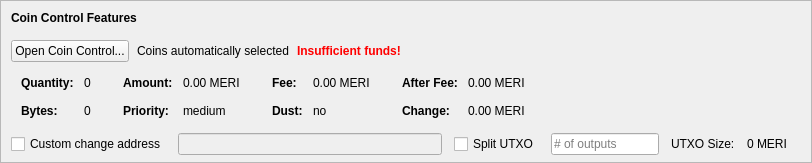
    <widget class="QFrame" name="frameCoinControl">
     <property name="sizePolicy">
      <sizepolicy hsizetype="Expanding" vsizetype="Expanding">
       <horstretch>0</horstretch>
       <verstretch>0</verstretch>
      </sizepolicy>
     </property>
     <property name="maximumSize">
      <size>
       <width>16777215</width>
       <height>16777215</height>
      </size>
     </property>
     <property name="frameShape">
      <enum>QFrame::StyledPanel</enum>
     </property>
     <property name="frameShadow">
      <enum>QFrame::Sunken</enum>
     </property>
     <layout class="QVBoxLayout" name="verticalLayoutCoinControl2">
      <property name="spacing">
       <number>0</number>
      </property>
      <property name="leftMargin">
       <number>0</number>
      </property>
      <property name="topMargin">
       <number>0</number>
      </property>
      <property name="rightMargin">
       <number>0</number>
      </property>
      <property name="bottomMargin">
       <number>6</number>
      </property>
      <item>
       <layout class="QVBoxLayout" name="verticalLayoutCoinControl" stretch="0,0,0,0,1">
        <property name="spacing">
         <number>0</number>
        </property>
        <property name="leftMargin">
         <number>10</number>
        </property>
        <property name="topMargin">
         <number>10</number>
        </property>
        <item>
         <layout class="QHBoxLayout" name="horizontalLayoutCoinControl1">
          <property name="bottomMargin">
           <number>15</number>
          </property>
          <item>
           <widget class="QLabel" name="labelCoinControlFeatures">
            <property name="sizePolicy">
             <sizepolicy hsizetype="Preferred" vsizetype="Maximum">
              <horstretch>0</horstretch>
              <verstretch>0</verstretch>
             </sizepolicy>
            </property>
            <property name="font">
             <font>
              <weight>75</weight>
              <bold>true</bold>
             </font>
            </property>
            <property name="styleSheet">
             <string notr="true">font-weight:bold;</string>
            </property>
            <property name="text">
             <string>Coin Control Features</string>
            </property>
           </widget>
          </item>
         </layout>
        </item>
        <item>
         <layout class="QHBoxLayout" name="horizontalLayoutCoinControl2" stretch="0,0,0,0">
          <property name="spacing">
           <number>8</number>
          </property>
          <property name="bottomMargin">
           <number>10</number>
          </property>
          <item>
           <widget class="QPushButton" name="pushButtonCoinControl">
            <property name="styleSheet">
             <string notr="true"/>
            </property>
            <property name="text">
             <string>Open Coin Control...</string>
            </property>
            <property name="autoDefault">
             <bool>false</bool>
            </property>
           </widget>
          </item>
          <item>
           <widget class="QLabel" name="labelCoinControlAutomaticallySelected">
            <property name="text">
             <string>Coins automatically selected</string>
            </property>
            <property name="margin">
             <number>5</number>
            </property>
           </widget>
          </item>
          <item>
           <widget class="QLabel" name="labelCoinControlInsuffFunds">
            <property name="font">
             <font>
              <weight>75</weight>
              <bold>true</bold>
             </font>
            </property>
            <property name="styleSheet">
             <string notr="true">color:red;font-weight:bold;</string>
            </property>
            <property name="text">
             <string>Insufficient funds!</string>
            </property>
            <property name="margin">
             <number>5</number>
            </property>
           </widget>
          </item>
          <item>
           <spacer name="horizontalSpacerCoinControl">
            <property name="orientation">
             <enum>Qt::Horizontal</enum>
            </property>
            <property name="sizeHint" stdset="0">
             <size>
              <width>40</width>
              <height>1</height>
             </size>
            </property>
           </spacer>
          </item>
         </layout>
        </item>
        <item>
         <widget class="QWidget" name="widgetCoinControl" native="true">
          <property name="sizePolicy">
           <sizepolicy hsizetype="Preferred" vsizetype="Preferred">
            <horstretch>0</horstretch>
            <verstretch>0</verstretch>
           </sizepolicy>
          </property>
          <property name="minimumSize">
           <size>
            <width>0</width>
            <height>0</height>
           </size>
          </property>
          <property name="styleSheet">
           <string notr="true"/>
          </property>
          <layout class="QHBoxLayout" name="horizontalLayoutCoinControl5">
           <property name="leftMargin">
            <number>0</number>
           </property>
           <property name="topMargin">
            <number>0</number>
           </property>
           <property name="rightMargin">
            <number>0</number>
           </property>
           <property name="bottomMargin">
            <number>0</number>
           </property>
           <item>
            <layout class="QHBoxLayout" name="horizontalLayoutCoinControl3" stretch="0,0,0,1">
             <property name="spacing">
              <number>20</number>
             </property>
             <property name="topMargin">
              <number>0</number>
             </property>
             <property name="bottomMargin">
              <number>10</number>
             </property>
             <item>
              <layout class="QFormLayout" name="formLayoutCoinControl1">
               <property name="horizontalSpacing">
                <number>10</number>
               </property>
               <property name="verticalSpacing">
                <number>14</number>
               </property>
               <property name="leftMargin">
                <number>10</number>
               </property>
               <property name="topMargin">
                <number>4</number>
               </property>
               <property name="rightMargin">
                <number>6</number>
               </property>
               <item row="0" column="0">
                <widget class="QLabel" name="labelCoinControlQuantityText">
                 <property name="font">
                  <font>
                   <weight>75</weight>
                   <bold>true</bold>
                  </font>
                 </property>
                 <property name="text">
                  <string>Quantity:</string>
                 </property>
                 <property name="margin">
                  <number>0</number>
                 </property>
                </widget>
               </item>
               <item row="0" column="1">
                <widget class="QLabel" name="labelCoinControlQuantity">
                 <property name="cursor">
                  <cursorShape>IBeamCursor</cursorShape>
                 </property>
                 <property name="contextMenuPolicy">
                  <enum>Qt::ActionsContextMenu</enum>
                 </property>
                 <property name="text">
                  <string notr="true">0</string>
                 </property>
                 <property name="margin">
                  <number>0</number>
                 </property>
                 <property name="textInteractionFlags">
                  <set>Qt::LinksAccessibleByMouse|Qt::TextSelectableByKeyboard|Qt::TextSelectableByMouse</set>
                 </property>
                </widget>
               </item>
               <item row="1" column="0">
                <widget class="QLabel" name="labelCoinControlBytesText">
                 <property name="font">
                  <font>
                   <weight>75</weight>
                   <bold>true</bold>
                  </font>
                 </property>
                 <property name="text">
                  <string>Bytes:</string>
                 </property>
                </widget>
               </item>
               <item row="1" column="1">
                <widget class="QLabel" name="labelCoinControlBytes">
                 <property name="cursor">
                  <cursorShape>IBeamCursor</cursorShape>
                 </property>
                 <property name="contextMenuPolicy">
                  <enum>Qt::ActionsContextMenu</enum>
                 </property>
                 <property name="text">
                  <string notr="true">0</string>
                 </property>
                 <property name="textInteractionFlags">
                  <set>Qt::LinksAccessibleByMouse|Qt::TextSelectableByKeyboard|Qt::TextSelectableByMouse</set>
                 </property>
                </widget>
               </item>
              </layout>
             </item>
             <item>
              <layout class="QFormLayout" name="formLayoutCoinControl2">
               <property name="horizontalSpacing">
                <number>10</number>
               </property>
               <property name="verticalSpacing">
                <number>14</number>
               </property>
               <property name="leftMargin">
                <number>6</number>
               </property>
               <property name="topMargin">
                <number>4</number>
               </property>
               <property name="rightMargin">
                <number>6</number>
               </property>
               <item row="0" column="0">
                <widget class="QLabel" name="labelCoinControlAmountText">
                 <property name="font">
                  <font>
                   <weight>75</weight>
                   <bold>true</bold>
                  </font>
                 </property>
                 <property name="text">
                  <string>Amount:</string>
                 </property>
                 <property name="margin">
                  <number>0</number>
                 </property>
                </widget>
               </item>
               <item row="0" column="1">
                <widget class="QLabel" name="labelCoinControlAmount">
                 <property name="cursor">
                  <cursorShape>IBeamCursor</cursorShape>
                 </property>
                 <property name="contextMenuPolicy">
                  <enum>Qt::ActionsContextMenu</enum>
                 </property>
                 <property name="text">
                  <string notr="true">0.00 MERI</string>
                 </property>
                 <property name="textInteractionFlags">
                  <set>Qt::LinksAccessibleByMouse|Qt::TextSelectableByKeyboard|Qt::TextSelectableByMouse</set>
                 </property>
                </widget>
               </item>
               <item row="1" column="0">
                <widget class="QLabel" name="labelCoinControlPriorityText">
                 <property name="font">
                  <font>
                   <weight>75</weight>
                   <bold>true</bold>
                  </font>
                 </property>
                 <property name="text">
                  <string>Priority:</string>
                 </property>
                </widget>
               </item>
               <item row="1" column="1">
                <widget class="QLabel" name="labelCoinControlPriority">
                 <property name="cursor">
                  <cursorShape>IBeamCursor</cursorShape>
                 </property>
                 <property name="contextMenuPolicy">
                  <enum>Qt::ActionsContextMenu</enum>
                 </property>
                 <property name="text">
                  <string>medium</string>
                 </property>
                 <property name="textInteractionFlags">
                  <set>Qt::LinksAccessibleByMouse|Qt::TextSelectableByKeyboard|Qt::TextSelectableByMouse</set>
                 </property>
                </widget>
               </item>
              </layout>
             </item>
             <item>
              <layout class="QFormLayout" name="formLayoutCoinControl3">
               <property name="horizontalSpacing">
                <number>10</number>
               </property>
               <property name="verticalSpacing">
                <number>14</number>
               </property>
               <property name="leftMargin">
                <number>6</number>
               </property>
               <property name="topMargin">
                <number>4</number>
               </property>
               <property name="rightMargin">
                <number>6</number>
               </property>
               <item row="0" column="0">
                <widget class="QLabel" name="labelCoinControlFeeText">
                 <property name="font">
                  <font>
                   <weight>75</weight>
                   <bold>true</bold>
                  </font>
                 </property>
                 <property name="text">
                  <string>Fee:</string>
                 </property>
                 <property name="margin">
                  <number>0</number>
                 </property>
                </widget>
               </item>
               <item row="0" column="1">
                <widget class="QLabel" name="labelCoinControlFee">
                 <property name="cursor">
                  <cursorShape>IBeamCursor</cursorShape>
                 </property>
                 <property name="contextMenuPolicy">
                  <enum>Qt::ActionsContextMenu</enum>
                 </property>
                 <property name="text">
                  <string notr="true">0.00 MERI</string>
                 </property>
                 <property name="textInteractionFlags">
                  <set>Qt::LinksAccessibleByMouse|Qt::TextSelectableByKeyboard|Qt::TextSelectableByMouse</set>
                 </property>
                </widget>
               </item>
               <item row="1" column="0">
                <widget class="QLabel" name="labelCoinControlLowOutputText">
                 <property name="font">
                  <font>
                   <weight>75</weight>
                   <bold>true</bold>
                  </font>
                 </property>
                 <property name="text">
                  <string>Dust:</string>
                 </property>
                </widget>
               </item>
               <item row="1" column="1">
                <widget class="QLabel" name="labelCoinControlLowOutput">
                 <property name="cursor">
                  <cursorShape>IBeamCursor</cursorShape>
                 </property>
                 <property name="contextMenuPolicy">
                  <enum>Qt::ActionsContextMenu</enum>
                 </property>
                 <property name="text">
                  <string>no</string>
                 </property>
                 <property name="textInteractionFlags">
                  <set>Qt::LinksAccessibleByMouse|Qt::TextSelectableByKeyboard|Qt::TextSelectableByMouse</set>
                 </property>
                </widget>
               </item>
              </layout>
             </item>
             <item>
              <layout class="QFormLayout" name="formLayoutCoinControl4">
               <property name="horizontalSpacing">
                <number>10</number>
               </property>
               <property name="verticalSpacing">
                <number>14</number>
               </property>
               <property name="leftMargin">
                <number>6</number>
               </property>
               <property name="topMargin">
                <number>4</number>
               </property>
               <property name="rightMargin">
                <number>6</number>
               </property>
               <item row="0" column="0">
                <widget class="QLabel" name="labelCoinControlAfterFeeText">
                 <property name="font">
                  <font>
                   <weight>75</weight>
                   <bold>true</bold>
                  </font>
                 </property>
                 <property name="text">
                  <string>After Fee:</string>
                 </property>
                 <property name="margin">
                  <number>0</number>
                 </property>
                </widget>
               </item>
               <item row="0" column="1">
                <widget class="QLabel" name="labelCoinControlAfterFee">
                 <property name="cursor">
                  <cursorShape>IBeamCursor</cursorShape>
                 </property>
                 <property name="contextMenuPolicy">
                  <enum>Qt::ActionsContextMenu</enum>
                 </property>
                 <property name="text">
                  <string notr="true">0.00 MERI</string>
                 </property>
                 <property name="textInteractionFlags">
                  <set>Qt::LinksAccessibleByMouse|Qt::TextSelectableByKeyboard|Qt::TextSelectableByMouse</set>
                 </property>
                </widget>
               </item>
               <item row="1" column="0">
                <widget class="QLabel" name="labelCoinControlChangeText">
                 <property name="font">
                  <font>
                   <weight>75</weight>
                   <bold>true</bold>
                  </font>
                 </property>
                 <property name="text">
                  <string>Change:</string>
                 </property>
                </widget>
               </item>
               <item row="1" column="1">
                <widget class="QLabel" name="labelCoinControlChange">
                 <property name="cursor">
                  <cursorShape>IBeamCursor</cursorShape>
                 </property>
                 <property name="contextMenuPolicy">
                  <enum>Qt::ActionsContextMenu</enum>
                 </property>
                 <property name="text">
                  <string notr="true">0.00 MERI</string>
                 </property>
                 <property name="textInteractionFlags">
                  <set>Qt::LinksAccessibleByMouse|Qt::TextSelectableByKeyboard|Qt::TextSelectableByMouse</set>
                 </property>
                </widget>
               </item>
              </layout>
             </item>
            </layout>
           </item>
          </layout>
         </widget>
        </item>
        <item>
         <layout class="QHBoxLayout" name="horizontalLayoutCoinControl4" stretch="0,0,0,0,0,0,0">
          <property name="spacing">
           <number>12</number>
          </property>
          <property name="sizeConstraint">
           <enum>QLayout::SetDefaultConstraint</enum>
          </property>
          <property name="topMargin">
           <number>5</number>
          </property>
          <property name="rightMargin">
           <number>5</number>
          </property>
          <item>
           <widget class="QCheckBox" name="checkBoxCoinControlChange">
            <property name="toolTip">
             <string>If this is activated, but the change address is empty or invalid, change will be sent to a newly generated address.</string>
            </property>
            <property name="text">
             <string>Custom change address</string>
            </property>
           </widget>
          </item>
          <item>
           <widget class="QValidatedLineEdit" name="lineEditCoinControlChange">
            <property name="enabled">
             <bool>false</bool>
            </property>
            <property name="sizePolicy">
             <sizepolicy hsizetype="Expanding" vsizetype="Fixed">
              <horstretch>0</horstretch>
              <verstretch>0</verstretch>
             </sizepolicy>
            </property>
           </widget>
          </item>
          <item>
           <widget class="QCheckBox" name="splitBlockCheckBox">
            <property name="text">
             <string>Split UTXO</string>
            </property>
           </widget>
          </item>
          <item>
           <widget class="QLineEdit" name="splitBlockLineEdit">
            <property name="sizePolicy">
             <sizepolicy hsizetype="Fixed" vsizetype="Fixed">
              <horstretch>50</horstretch>
              <verstretch>0</verstretch>
             </sizepolicy>
            </property>
            <property name="placeholderText">
             <string># of outputs</string>
            </property>
           </widget>
          </item>
          <item>
           <widget class="QLabel" name="labelBlockSizeText">
            <property name="text">
             <string>UTXO Size:</string>
            </property>
           </widget>
          </item>
          <item>
           <widget class="QLabel" name="labelBlockSize">
            <property name="text">
             <string>0 MERI</string>
            </property>
           </widget>
          </item>
          <item>
           <widget class="QLabel" name="labelCoinControlChangeLabel">
            <property name="sizePolicy">
             <sizepolicy hsizetype="Preferred" vsizetype="Expanding">
              <horstretch>0</horstretch>
              <verstretch>0</verstretch>
             </sizepolicy>
            </property>
            <property name="minimumSize">
             <size>
              <width>0</width>
              <height>0</height>
             </size>
            </property>
            <property name="text">
             <string/>
            </property>
            <property name="margin">
             <number>3</number>
            </property>
           </widget>
          </item>
         </layout>
        </item>
        <item>
         <spacer name="verticalSpacerCoinControl">
          <property name="orientation">
           <enum>Qt::Vertical</enum>
          </property>
          <property name="sizeHint" stdset="0">
           <size>
            <width>800</width>
            <height>1</height>
           </size>
          </property>
         </spacer>
        </item>
       </layout>
      </item>
     </layout>
    </widget>
